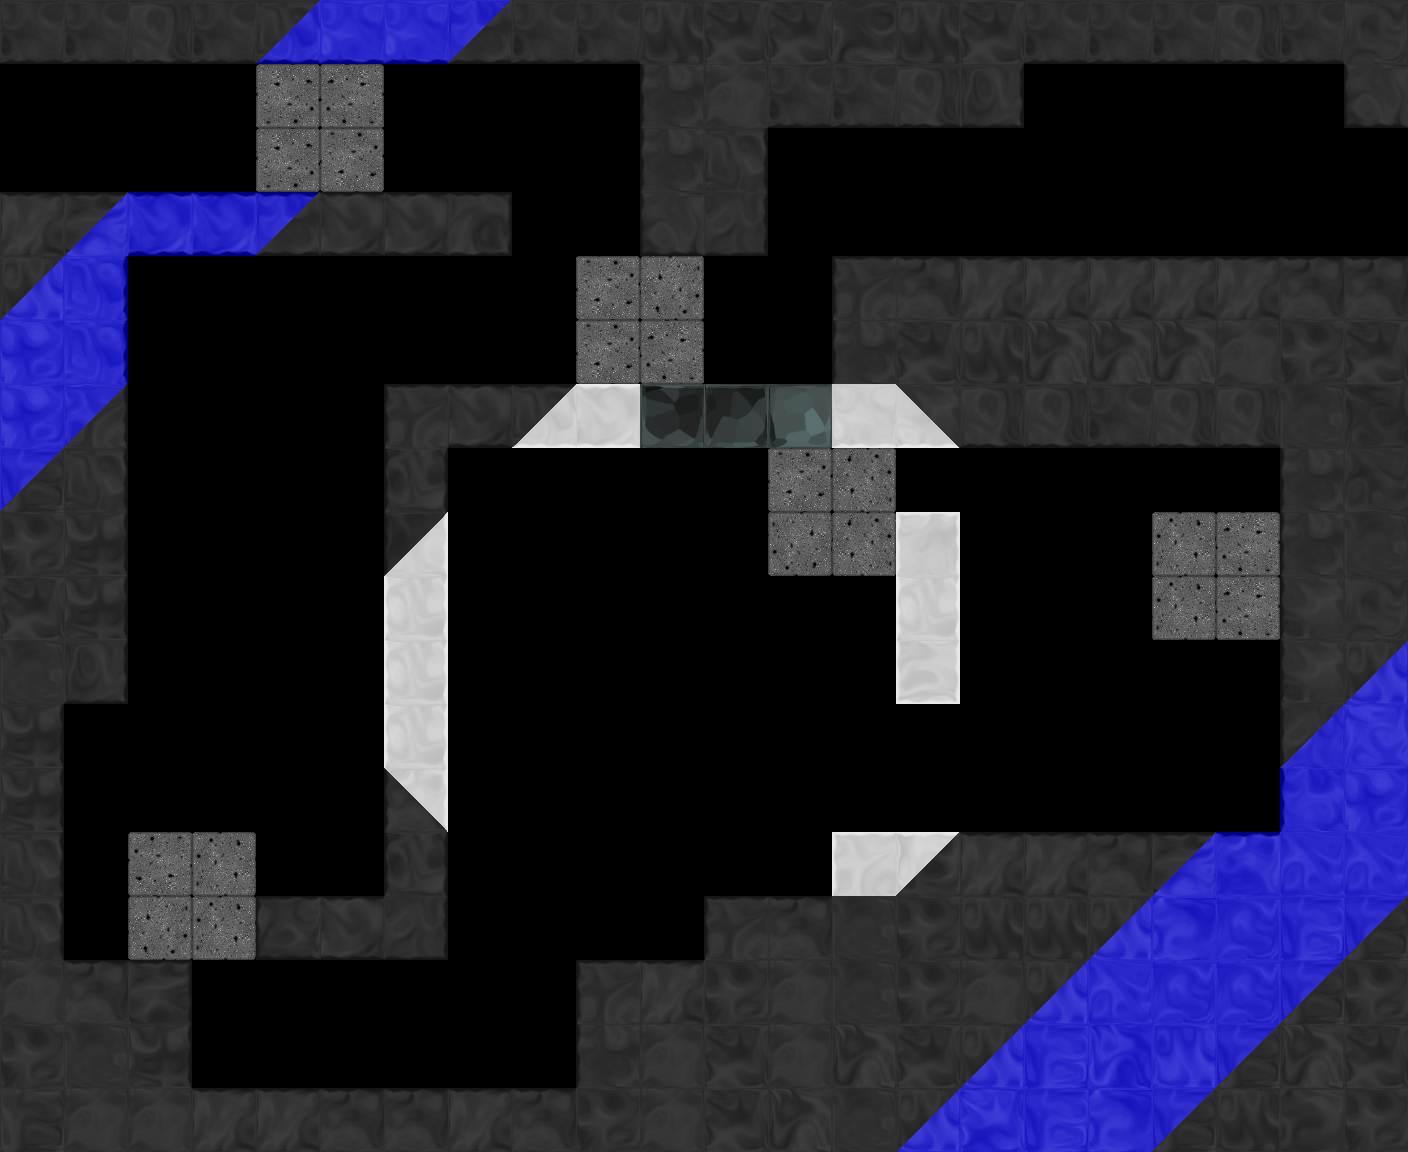

This is a level from a 2D game, rendered from its Tiled map with the project's own tilesets. A one-line summary and the complete map file follow:
An orthogonal 22x18 tile map with 64x64 px tiles, 1 tile layer (tile), 1 hidden layer not drawn, 7 tilesets and 8 objects (3x OrbBlue, 2x Spring, 2x Exit, DoorBlue).

<map version="1.0" orientation="orthogonal" width="22" height="18" tilewidth="64" tileheight="64">
 <properties>
  <property name="bg" value="bg2" />
  <property name="bgParallaxX" value=".6" />
  <property name="bgParallaxY" value=".6" />
  <property name="music" value="level_blue" />
 </properties>
 <tileset firstgid="1" source="tiles/black_tiles.tsx" />
 <tileset firstgid="50" source="tiles/white_tiles.tsx" />
 <tileset firstgid="99" source="tiles/mixed_tiles.tsx" />
 <tileset firstgid="211" source="tiles/glass_tiles.tsx" />
 <tileset firstgid="260" source="tiles/sand_tiles.tsx" />
 <tileset firstgid="268" source="tiles/blue_black_tiles.tsx" />
 <tileset firstgid="380" source="tiles/blue_tiles.tsx" />
 <layer name="backTile" width="22" height="18" visible="0">
  <data encoding="csv">
0,0,0,0,0,0,0,0,0,0,0,0,0,0,0,0,0,0,0,0,0,0,
0,0,0,0,0,0,0,0,0,0,0,0,0,0,0,0,0,0,0,0,0,0,
0,0,0,0,0,0,0,0,0,0,0,0,0,0,0,0,0,0,0,0,0,0,
0,0,0,0,0,0,0,0,0,0,0,0,0,0,0,0,0,0,0,0,0,0,
0,0,0,0,0,0,0,0,0,0,0,0,0,0,0,0,0,0,0,0,0,0,
0,0,0,0,0,0,0,0,0,0,0,0,0,0,0,0,0,0,0,0,0,0,
0,0,0,0,0,0,0,0,0,0,0,0,0,0,0,0,0,0,0,0,0,0,
0,0,0,0,0,0,0,0,0,0,0,0,0,0,0,0,0,0,0,0,0,0,
0,0,0,0,0,0,0,0,0,0,0,0,0,0,0,0,0,0,0,0,0,0,
0,0,0,0,0,0,0,0,0,0,0,0,0,0,0,0,0,0,0,0,0,0,
0,0,0,0,0,0,0,0,0,0,0,0,0,0,0,0,0,0,0,0,0,0,
0,0,0,0,0,0,0,0,0,0,0,0,0,0,0,0,0,0,0,0,0,0,
0,0,0,0,0,0,0,0,0,0,0,0,0,0,0,0,0,0,0,0,0,0,
0,0,0,0,0,0,0,0,0,0,0,0,0,0,0,0,0,0,0,0,0,0,
0,0,0,0,0,0,0,0,0,0,0,0,0,0,0,0,0,0,0,0,0,0,
0,0,0,0,0,0,0,0,0,0,0,0,0,0,0,0,0,0,0,0,0,0,
0,0,0,0,0,0,0,0,0,0,0,0,0,0,0,0,0,0,0,0,0,0,
0,0,0,0,0,0,0,0,0,0,0,0,0,0,0,0,0,0,0,0,0,0
</data>
 </layer>
 <objectgroup name="obj" width="22" height="18">
  <object type="DoorBlue" x="896" y="128" width="64" height="128" />
  <object type="OrbBlue" x="640" y="512" width="64" height="64" />
  <object type="OrbBlue" x="576" y="640" width="64" height="64" />
  <object type="Spring" x="128" y="576" width="128" height="64" />
  <object type="Spring" x="256" y="832" width="128" height="64" />
  <object type="OrbBlue" x="1184" y="544" width="64" height="64" />
 </objectgroup>
 <layer name="tile" width="22" height="18">
  <data encoding="csv">
31,31,38,31,292,410,410,290,31,31,4,3,3,42,4,3,31,31,31,38,31,21,
0,0,0,0,264,262,0,0,0,0,23,6,31,31,38,39,0,0,0,0,0,37,
0,0,0,0,264,260,0,0,0,0,23,25,0,0,0,0,0,0,0,0,0,0,
10,278,424,424,339,45,45,40,0,0,37,32,0,0,0,0,0,0,0,0,0,0,
271,404,0,0,0,0,0,0,0,260,261,0,0,16,17,10,10,10,10,10,17,17,
384,404,0,0,0,0,0,0,0,260,262,0,0,23,3,4,1,1,1,6,5,3,
384,283,0,0,0,0,16,45,172,94,220,221,223,80,120,38,38,31,38,38,7,35,
269,25,0,0,0,0,44,0,0,0,0,0,260,265,0,0,0,0,0,0,23,14,
5,26,0,0,0,0,165,0,0,0,0,0,267,265,82,0,0,0,263,262,23,7,
3,26,0,0,0,0,93,0,0,0,0,0,0,0,93,0,0,0,263,262,22,21,
7,39,0,0,0,0,93,0,0,0,0,0,0,0,96,0,0,0,0,0,22,271,
26,0,0,0,0,0,93,0,0,0,0,0,0,0,0,0,0,0,0,0,299,414,
26,0,0,0,0,0,164,0,0,0,0,0,0,0,0,0,0,0,0,0,402,384,
25,0,266,263,0,0,44,0,0,0,0,0,0,65,107,10,10,17,278,396,393,393,
25,0,261,263,46,45,32,0,0,0,0,16,17,7,5,4,4,271,428,400,381,269,
6,17,11,0,0,0,0,0,0,16,10,5,6,7,5,6,271,393,400,400,269,5,
5,7,26,0,0,0,0,0,0,23,6,3,6,1,3,271,381,380,383,269,1,3,
2,6,6,10,10,17,17,10,17,5,6,3,1,7,271,382,381,428,269,4,49,5
</data>
 </layer>
 <objectgroup name="front" width="22" height="18">
  <object type="Exit" x="0" y="64" width="64" height="128">
   <properties>
    <property name="mapTo" value="firstGem" />
   </properties>
  </object>
  <object type="Exit" x="1344" y="128" width="64" height="128">
   <properties>
    <property name="mapTo" value="redRoplate" />
   </properties>
  </object>
 </objectgroup>
</map>
